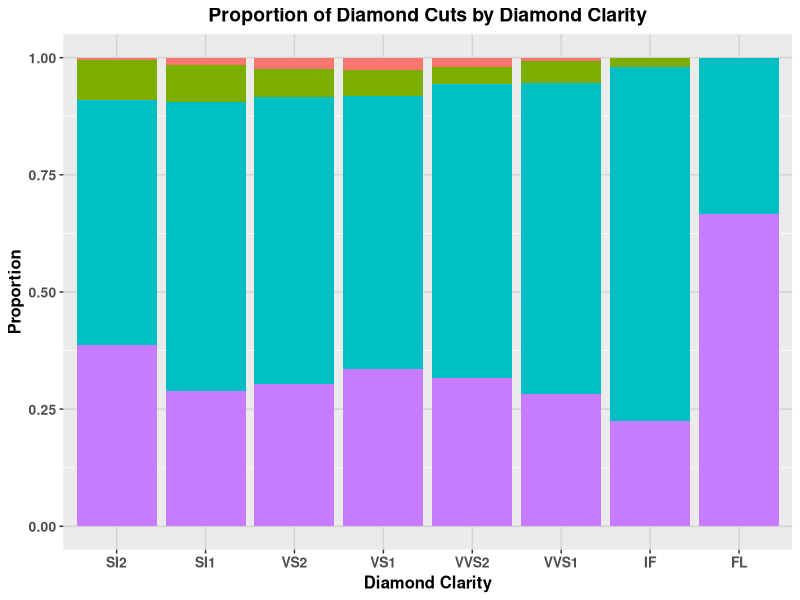
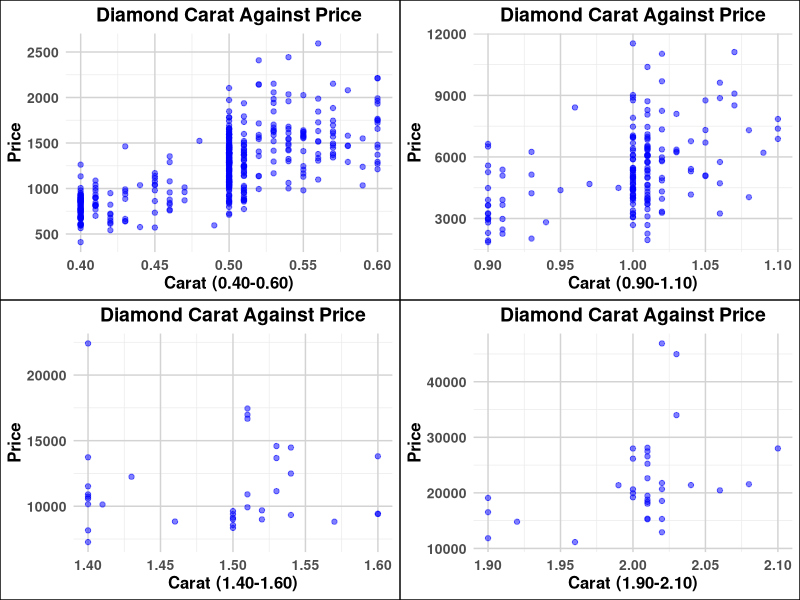
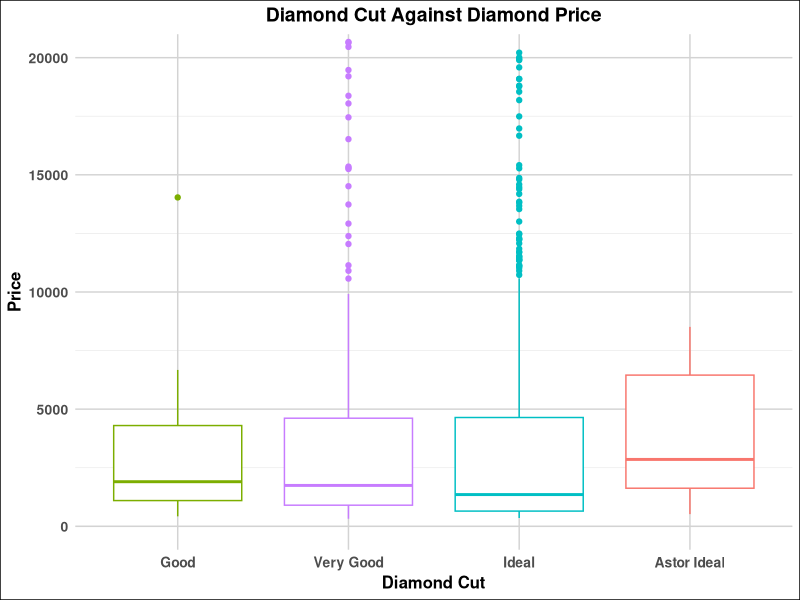
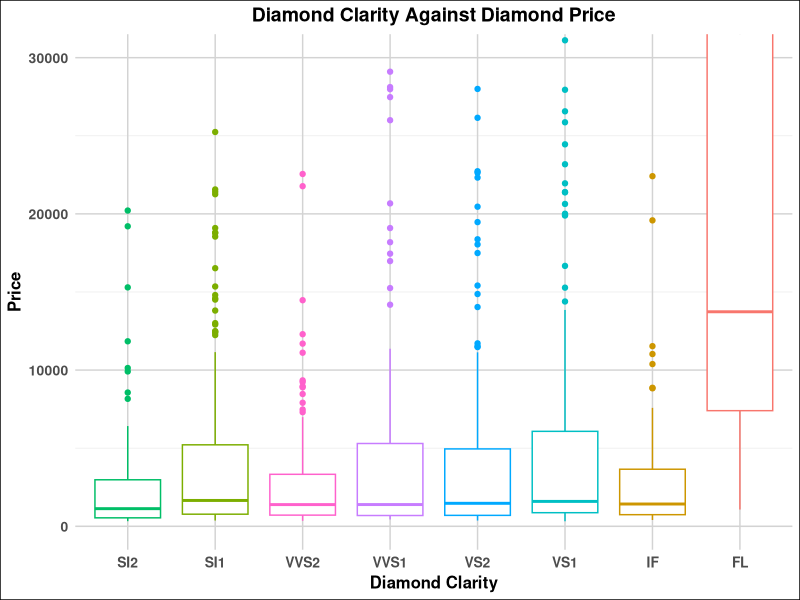
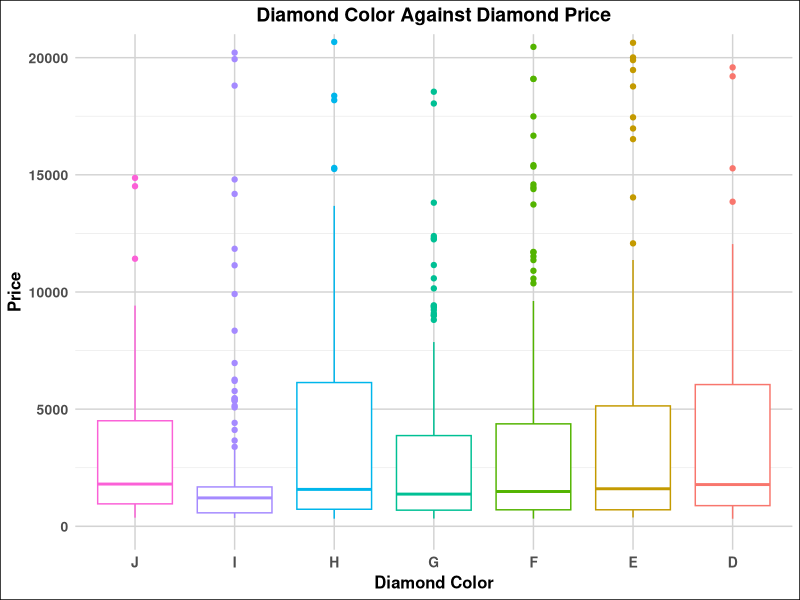

These charts were generated, in order, by the following R code: (Note: this script raises an error after producing the figures.)
## ---- chunk 1
knitr::opts_chunk$set(echo = TRUE)
## ---- chunk 2
Data <- read.csv("diamonds4.csv")
library (tidyverse)
library(cowplot)
## ---- chunk 3
ggplot((Data) , aes(x=clarity, fill=cut))+
  geom_bar(position = "fill")+
  scale_x_discrete(limits=c("SI2", "SI1", "VS2", "VS1", "VVS2", "VVS1", "IF", "FL")) +
  theme(plot.background = element_rect(fill = "white"),
        panel.grid.major = element_line(color = "lightgray"))  +
  theme(plot.title = element_text(hjust = 0.5, size = 14, face = "bold"),
        axis.text = element_text(size = 10, face = "bold"),
        axis.title = element_text(size = 12,face = "bold"),
        legend.title = element_blank(),
        legend.position = "none") +
  labs(x="Diamond Clarity", y="Proportion", 
       title="Proportion of Diamond Cuts by Diamond Clarity")

clarity_cut <- table (Data$clarity, Data$cut)
clarity_cut

prop_clarity_cut <- round(prop.table(clarity_cut, 1) * 100, 2)
prop_clarity_cut
## ---- chunk 4

carat_.5 <- Data %>% 
  filter(between(carat,.4,.6))

carat_1 <- Data %>% 
  filter(between(carat,.9,1.1))

carat_1.5 <- Data %>% 
  filter(between(carat,1.4,1.6))

carat_2 <- Data %>% 
  filter(between(carat,1.9,2.1))

graph_.5<- ggplot((carat_.5), aes(x=carat, y=price))+
  geom_point(alpha = .5, color = "blue")+
  theme_minimal() +
  theme(plot.title = element_text(hjust = 0.5, size = 14, face = "bold"),
        axis.text = element_text(size = 10, face = "bold"),
        axis.title = element_text(size = 12,face = "bold"),
        legend.title = element_blank(),
        legend.position = "none") +
  theme(plot.background = element_rect(fill = "white"),
        panel.grid.major = element_line(color = "lightgray")) +
  labs(x="Carat (0.40-0.60)", y="Price", 
       title="Diamond Carat Against Price")

graph_1<- ggplot((carat_1), aes(x=carat, y=price))+
  geom_point(alpha = .5, color = "blue")+
  theme_minimal() +
  theme(plot.title = element_text(hjust = 0.5, size = 14, face = "bold"),
        axis.text = element_text(size = 10, face = "bold"),
        axis.title = element_text(size = 12,face = "bold"),
        legend.title = element_blank(),
        legend.position = "none") +
  theme(plot.background = element_rect(fill = "white"),
        panel.grid.major = element_line(color = "lightgray")) +
  labs(x="Carat (0.90-1.10)", y="Price", 
       title="Diamond Carat Against Price")

graph_1.5<- ggplot((carat_1.5), aes(x=carat, y=price))+
  geom_point(alpha = .5, color = "blue")+
  theme_minimal() +
  theme(plot.title = element_text(hjust = 0.5, size = 14, face = "bold"),
        axis.text = element_text(size = 10, face = "bold"),
        axis.title = element_text(size = 12,face = "bold"),
        legend.title = element_blank(),
        legend.position = "none") +
  theme(plot.background = element_rect(fill = "white"),
        panel.grid.major = element_line(color = "lightgray")) +
  labs(x="Carat (1.40-1.60)", y="Price", 
       title="Diamond Carat Against Price")

graph_2<- ggplot((carat_2), aes(x=carat, y=price))+
  geom_point(alpha = .5, color = "blue")+
  theme_minimal() +
  theme(plot.title = element_text(hjust = 0.5, size = 14, face = "bold"),
        axis.text = element_text(size = 10, face = "bold"),
        axis.title = element_text(size = 12,face = "bold"),
        legend.title = element_blank(),
        legend.position = "none") +
  theme(plot.background = element_rect(fill = "white"),
        panel.grid.major = element_line(color = "lightgray"))  +
  labs(x="Carat (1.90-2.10)", y="Price", 
       title="Diamond Carat Against Price")

plot_grid(graph_.5, graph_1, graph_1.5, graph_2, labes = "AUTO", nrow= 2, ncol = 2)
## ---- chunk 5
ggplot((Data) , aes(x=cut, y=price, color = cut))+
  geom_boxplot ()+
  coord_cartesian(ylim=c(0, 20000)) +
  scale_x_discrete(limits=c("Good", "Very Good", "Ideal", "Astor Ideal")) +
  theme_minimal() +
  theme(plot.title = element_text(hjust = 0.5, size = 14, face = "bold"),
        axis.text = element_text(size = 10, face = "bold"),
        axis.title = element_text(size = 12,face = "bold"),
        legend.title = element_blank(),
        legend.position = "none") +
  theme(plot.background = element_rect(fill = "white"),
        panel.grid.major = element_line(color = "lightgray"))  +
  labs(x="Diamond Cut", y="Price", 
       title="Diamond Cut Against Diamond Price")

ggplot((Data) , aes(x=clarity, y=price, color = clarity))+
  geom_boxplot ()+
  coord_cartesian(ylim=c(0, 30000)) +
  scale_x_discrete(limits=c("SI2", "SI1", "VVS2", "VVS1", "VS2", "VS1", "IF", "FL")) +
  theme_minimal() +
  theme(plot.title = element_text(hjust = 0.5, size = 14, face = "bold"),
        axis.text = element_text(size = 10, face = "bold"),
        axis.title = element_text(size = 12,face = "bold"),
        legend.title = element_blank(),
        legend.position = "none") +
  theme(plot.background = element_rect(fill = "white"),
        panel.grid.major = element_line(color = "lightgray"))  +
  labs(x="Diamond Clarity", y="Price", 
       title="Diamond Clarity Against Diamond Price")

ggplot((Data) , aes(x=color, y=price, color = color))+
  geom_boxplot ()+
  coord_cartesian(ylim=c(0, 20000)) +
  scale_x_discrete(limits=c("J", "I", "H", "G", "F", "E", "D")) +
  theme_minimal() +
  theme(plot.title = element_text(hjust = 0.5, size = 14, face = "bold"),
        axis.text = element_text(size = 10, face = "bold"),
        axis.title = element_text(size = 12,face = "bold"),
        legend.title = element_blank(),
        legend.position = "none") +
  theme(plot.background = element_rect(fill = "white"),
        panel.grid.major = element_line(color = "lightgray"))  +
  labs(x="Diamond Color", y="Price", 
       title="Diamond Color Against Diamond Price")

ggplot(Data, aes(x = xstar, y = ystar)) +
  theme_minimal() +
  theme(plot.title = element_text(hjust = 0.5, size = 14, face = "bold"),
        axis.text = element_text(size = 10, face = "bold"),
        axis.title = element_text(size = 12,face = "bold"),
        legend.title = element_blank(),
        legend.position = "none") +
  geom_point(color = "blue4", alpha = 0.7, size = 2)+
  geom_smooth(method=lm,color="darkorange",alpha=0.5,se = FALSE)+
  labs(title = "Price Distribution by Carat",
       x = "Carat",
       y = "Price") +
  scale_y_continuous(labels = scales::comma, breaks = seq(0, max(Data$price), by = 50000)) +
  theme(plot.background = element_rect(fill = "white"),
        panel.grid.major = element_line(color = "lightgray")) 

## ---- chunk 6
aggregate(Data$price,        
          list(Data$cut),
          median)

aggregate(Data$price,        
          list(Data$clarity),
          median)

aggregate(Data$price,        
          list(Data$color),
          median)

cor (Data$price, Data$carat)
